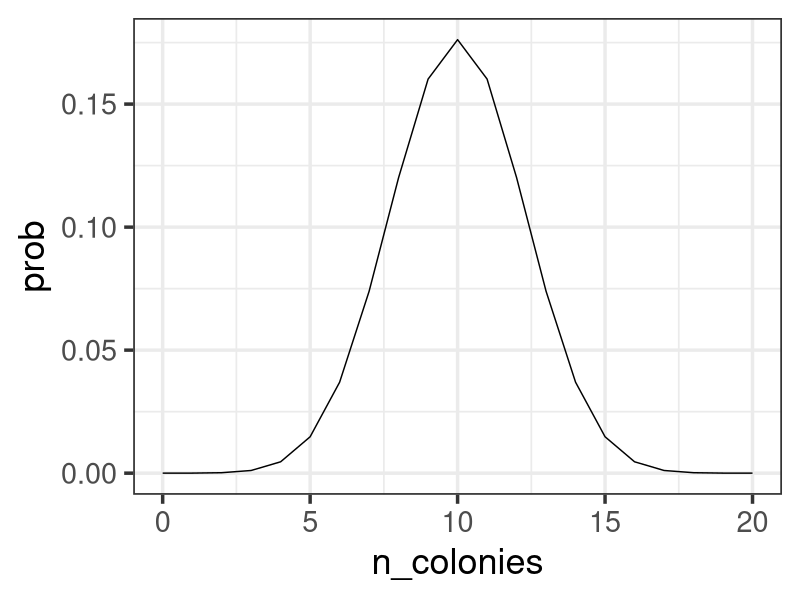
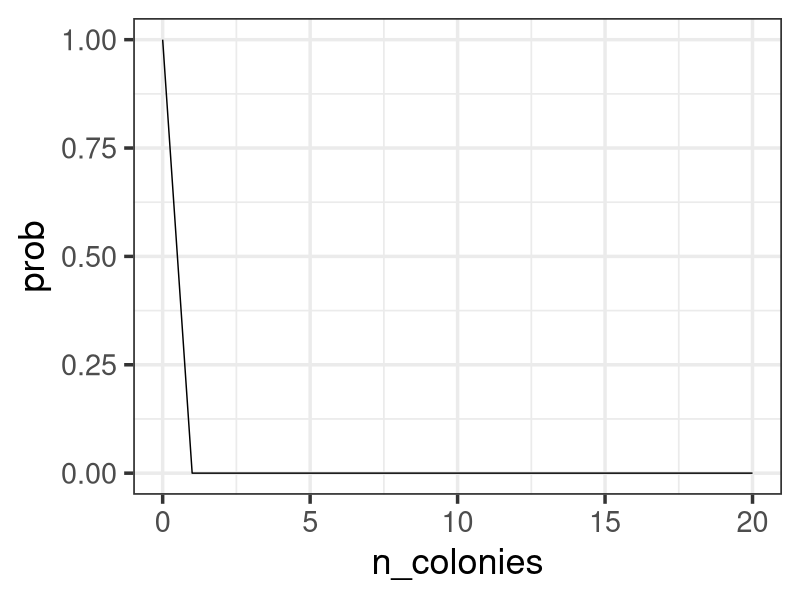
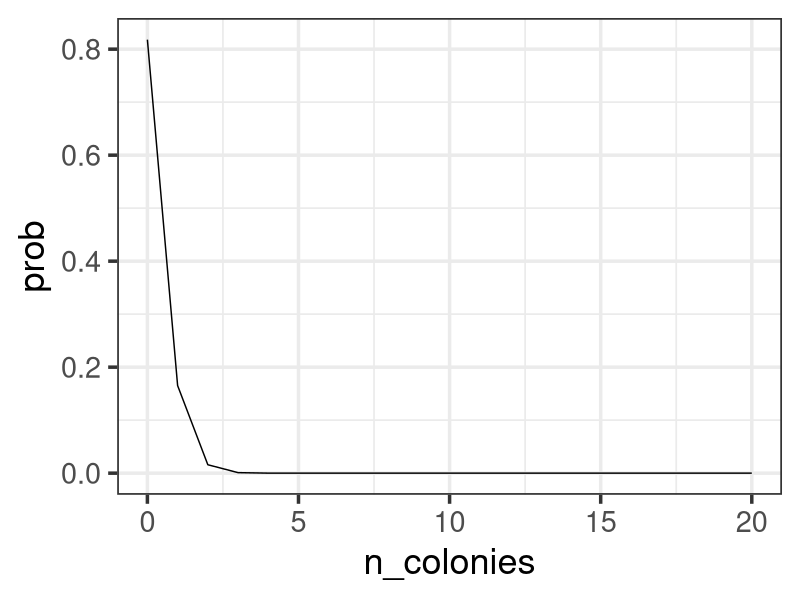
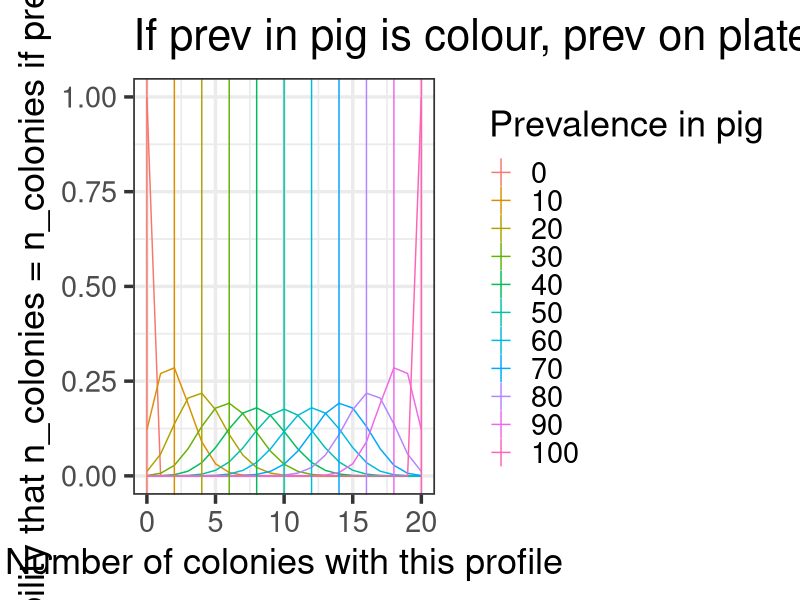
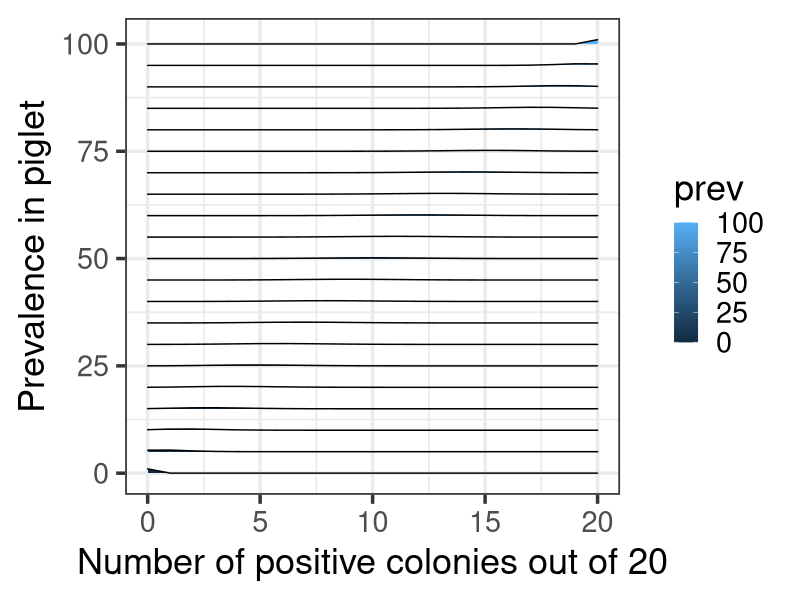
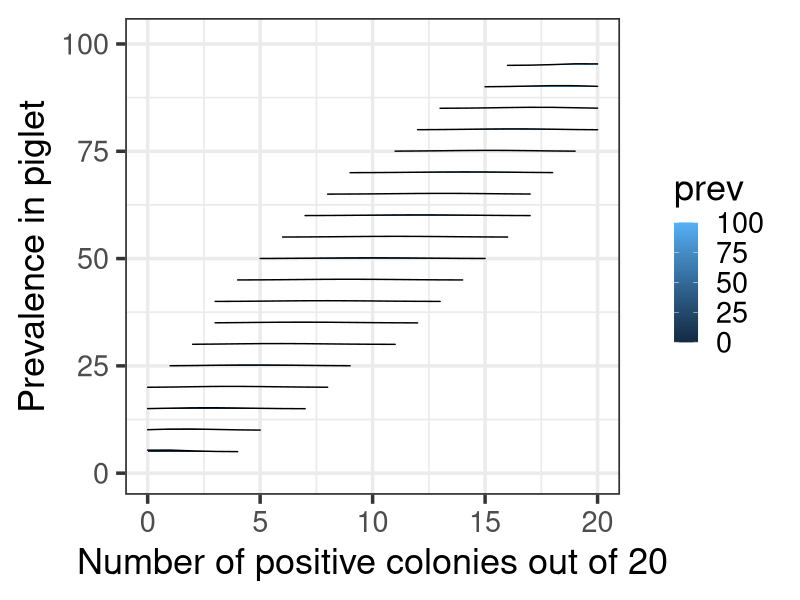
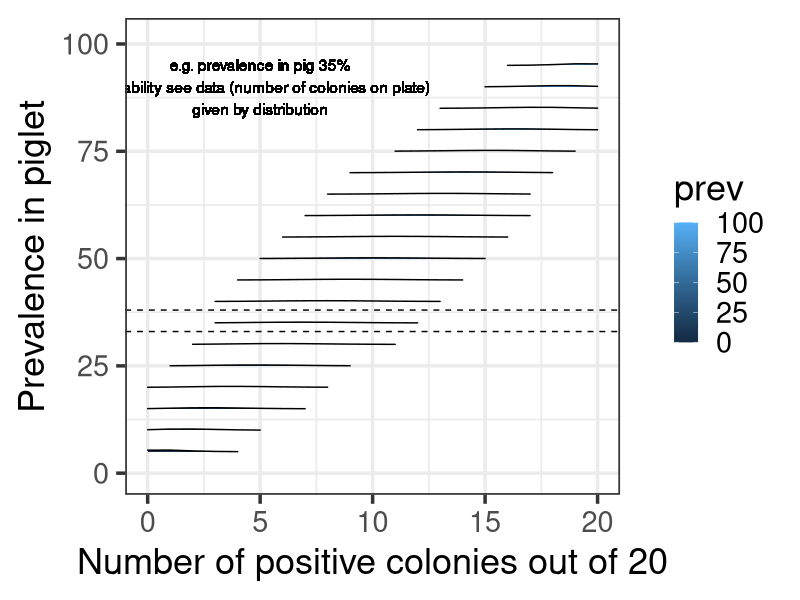
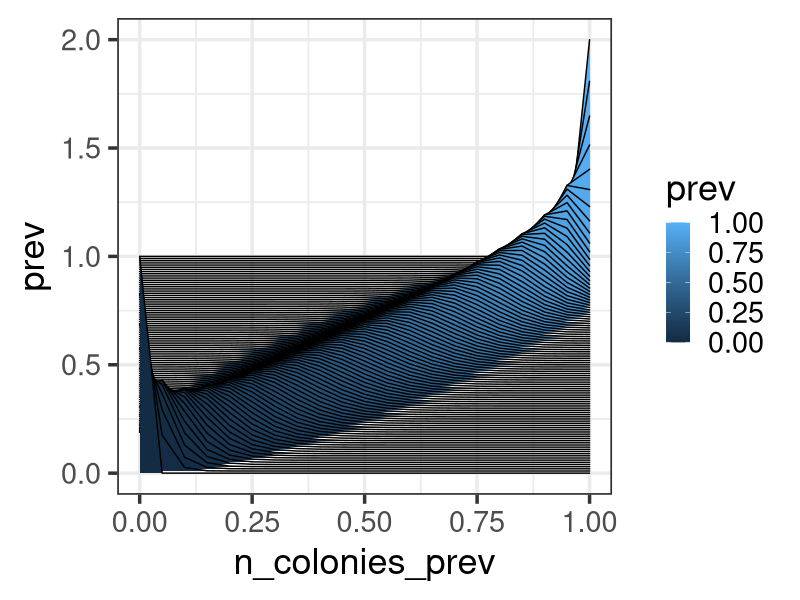

The R script that drew these images, in order: (Note: this script raises an error after producing the figures.)
##### Back calc prevalence

### Use combinatorics to work out the distribution of expected bugs given what observed

# needed libraries
library(ggridges) # for ridge plot
library(tidyverse)
theme_set(theme_ridges())
theme_set(theme_bw(base_size = 26))
library(zoo) # for interpolation

############################### If piglet has a prevalence of x, what is the probability of seeing 1/2/3...20 colonies on the plate? ####################################################################################################################

# A = profile name
# x = prevalence in pig
# c = prevalence on plate
# p = probability that prevalence in pig is x given c

# e.g. 
# c = 1/20 for A 
# what is the p(A at x% in pig AND 1/20 = A AND 19/20 not A)? 

pA = c()
for(j in 0:20){
  for(i in 0:100){
    
    # Given that A = x%, what's the probability that 1/20 = A and 19/20 not A? 
    pA = rbind(pA, c(i, j, choose(20, j) * ((i/100)^j) * ((100-i)/100)^(20-j)))
    
  }
}
pA <- as.data.frame(pA)
colnames(pA) <- c("prev","n_colonies","prob")
ggplot(pA %>% filter(prev == 50), aes(x=n_colonies, y = prob)) + geom_line()
ggplot(pA %>% filter(prev == 0), aes(x=n_colonies, y = prob)) + geom_line() # near edges higher chance get 0 than 1 but 1/20 = 0.05 so makes sense
ggplot(pA %>% filter(prev == 1), aes(x=n_colonies, y = prob)) + geom_line() # 80% chance 0 colonies if prevalence in pig is 1, 16% chance 1 colony, 1.58% chance 2 colonies...
# prev = Percentage of colonies with this profile in the pigs
# n_colonies = number of colonies with this profile out of 20
# prob = probability that n_colonies = n_colonies if prev = prev

pA %>% filter(prev == 1) %>% summarise(sum(prob)) # sum over a single prevalence = 1. 


############################### If have 1 colony, what is the prevalence in pig of this profile?  ####################################################################################################################

## ????? HARD especially at 0 colonies on plate => could be some in pig. Can't use the above method... 
#### WRONG BELOW
# # A = profile name
# # x = prevalence in pig
# # c = prevalence on plate
# # p = probability that prevalence in pig is x given c
# 
# # e.g. 
# # c = 1/20 for A 
# # what is the p(1/20 = A on plate AND A at x% in pig)? 
# 
# pA = c()
# for(j in 0:20){
#   for(i in 0:100){
#     
#     # Given that 1/20 = A,  what's the probability that x% = A and 1-x% =  not A? 
#     pA = rbind(pA, c(i, j, choose(100, i) * ((j/20)^i) * ((20-j)/20)^(100-i)))
#     
#   }
# }
# pA <- as.data.frame(pA)
# colnames(pA) <- c("prev","n_colonies","prob")
# ggplot(pA %>% filter(prev == 50), aes(x=n_colonies, y = prob)) + geom_line()
# ggplot(pA %>% filter(n_colonies == 0), aes(x=n_colonies, y = prob)) + geom_line() # near edges higher chance get 0 than 1 but 1/20 = 0.05 so makes sense
# ggplot(pA %>% filter(prev == 1), aes(x=n_colonies, y = prob)) + geom_line() # 80% chance 0 colonies if prevalence in pig is 1, 16% chance 1 colony, 1.58% chance 2 colonies...
# # prev = Percentage of colonies with this profile in the pigs
# # n_colonies = number of colonies with this profile out of 20
# # prob = probability that n_colonies = n_colonies if prev = prev


################################# Explore above data: if piglet has a prevalence of x, what is the probability of seeing 1/2/3...20 colonies on the plate? ################################################
#### Look at prevalence and see what prob this n colonies with this prev
pA <- pA %>% group_by(prev) %>% mutate(prob_this_n_colonies = prob/sum(prob)) %>% ungroup()


ggplot(pA %>% filter(prev %in% c(0,seq(0,100, by = 10))), aes(x = n_colonies, y = prob_this_n_colonies, group = prev)) + geom_line(aes(col=factor(prev))) + 
#  facet_wrap(~prev, scales = "free") +
  geom_vline(aes(xintercept = (prev/100)*20, col = factor(prev))) + 
  scale_x_continuous("Number of colonies with this profile") + 
  scale_color_discrete("Prevalence in pig") + 
  scale_y_continuous("Probability that n_colonies = n_colonies if prev = prev") + 
  ggtitle("If prev in pig is colour, prev on plate is x")
ggsave("plots/Probability_prev_col.pdf", width = 8)

##### Says:
#### if prevalence is x, what is the most likely number of positive colonies on a plate? = LIKELIHOOD
#### Probability get this data given this model output

# WRONG WAY
pA %>% filter(n_colonies == 5) %>% summarise(sum(prob)) # > 1
# ggplot(pA %>% select(prev, n_colonies, prob), 
#        aes(x = prev, y = n_colonies, group = n_colonies,height = prob)) + #geom_line(aes(group = n_colonies))
#   geom_ridgeline(aes(fill = n_colonies))  + 
#   scale_y_continuous("Number of positive colonies out of 20") + 
#   scale_x_continuous("Prevalence in piglet")
# ggsave("plots/ridge_plot.pdf")

#### PLOT correct
ggplot(pA %>% select(prev, n_colonies, prob) %>% filter(prev %in% seq(0,100,by = 5)), 
       aes(x = n_colonies, y = prev, group =prev,height = prob)) + #geom_line(aes(group = n_colonies))
  geom_ridgeline(aes(fill = prev))  + 
  scale_x_continuous("Number of positive colonies out of 20") + 
  scale_y_continuous("Prevalence in piglet")
ggsave("plots/ridge_plot.pdf")


ggplot(pA %>% select(prev, n_colonies, prob) %>% filter(prev %in% seq(0,100,by = 5), prob > 0.01), 
       aes(x = n_colonies, y = prev, group =prev,height = prob)) + #geom_line(aes(group = n_colonies))
  geom_ridgeline(aes(fill = prev))  + 
  scale_x_continuous("Number of positive colonies out of 20") + 
  scale_y_continuous("Prevalence in piglet") 
ggsave("plots/ridge_plot_0.01.pdf")

ggplot(pA %>% select(prev, n_colonies, prob) %>% filter(prev %in% seq(0,100,by = 5), prob > 0.01), 
       aes(x = n_colonies, y = prev, group =prev,height = prob)) + #geom_line(aes(group = n_colonies))
  geom_ridgeline(aes(fill = prev))  + 
  scale_x_continuous("Number of positive colonies out of 20") + 
  scale_y_continuous("Prevalence in piglet") + 
  geom_text(x=5, y=90, label= "e.g. prevalence in pig 35%\nprobability see data (number of colonies on plate)\ngiven by distribution") +  # NO! "e.g. 1/20 = this profile (y axis), \nv unlikely prevalence in piglet of 25% (x-axis)\nbut likely that 3-8% do (dashed lines)") 
  geom_hline(yintercept = c(33,38), linetype = "dashed")
ggsave("plots/ridge_plot_0.01.pdf")

### Save
pA$prev <- pA$prev / 100
pA$n_colonies_prev <- pA$n_colonies/20
pA <- pA %>% select(prev, prob, n_colonies_prev)

ggplot(pA, aes(x = n_colonies_prev, y = prev, group = prev,height = prob)) + #geom_line(aes(group = n_colonies))
  geom_ridgeline(aes(fill = prev)) ## WEIRD!!

### Interpolate: for each prevalence, need to fill in probability for each n_colonies_prev
pA_interp <- pA %>%
  group_by(prev) %>%
  arrange(prev, n_colonies_prev) %>%
  complete(n_colonies_prev = seq(0, 1, len = 10001)) %>%
  mutate(prob_all_t = na.approx(prob)) %>% # Need to divide by new total - no longer just a bar at say n_colonies = 0.1, but now have a bit of that at 0.09, 0.95 etc
  mutate(total = sum(prob_all_t), 
         prob_all = prob_all_t/total) %>% 
  select(-c(prob, prob_all_t)) # remove non interpolated

## check prob = 1
pA_interp %>% filter(prev == 0.53) %>% summarise(sum(prob_all))

write.csv(pA_interp, "data/seen_predicted.csv")






####### BELOW WRONG WAY TO THINK ABOUT IT

## if find 1 positive colony then probably X wrong way to think of it: if prev is something, this is most likely number of colonies on the plate with this profile
pA %>% filter(n_colonies == 1) %>% mutate(max = max(prob), equalmax = ifelse(prob == max, 1, 0)) %>% filter(equalmax == 1)
# a prevalence of 5%, makes sense as 1/20 = 5%

# ## if find 0 positive colony then probably
# pA %>% filter(n_colonies == 0) %>% mutate(max = max(prob), equalmax = ifelse(prob == max, 1, 0)) %>% filter(equalmax == 1)
# # a prevalence of 0
# pA %>% filter(n_colonies == 0) # but some variation -> 
# 
# ## if find 6  positive colonies then probably
# pA %>% filter(n_colonies == 6) %>% mutate(max = max(prob), equalmax = ifelse(prob == max, 1, 0)) %>% filter(equalmax == 1)
# # a prevalence of 30






#### OLD

# ##### (1) ######
# ##### Now flip: instead say, if see this many colonies - what is the probability of that prevalence?WRONG
# seen_predicted = pA %>% group_by(n_colonies) %>% mutate(max = max(prob), equalmax = ifelse(prob == max, 1, 0), n_cols_prev = 100*n_colonies / 20) 
# 
# # Check maximum probability matches prevalence of underlying - this is the most likely thing to count
# ggplot(seen_predicted %>% 
#          filter(equalmax == 1) %>% dplyr::select(n_colonies, n_cols_prev, prev)
#        , aes(x=n_cols_prev, y = prev)) + geom_point() + 
#   geom_line(data = as.data.frame(cbind(x = c(0:100), y = c(0:100))), aes(x=x, y = y)) + 
#   scale_x_continuous("Prevalence predicted by proportion of 20 that are this profile") + 
#   scale_y_continuous("Prevalence in pig population") + 
#   ggtitle("Filtered on max probability") + 
#   geom_text(x=30, y=90, label="e.g. 4/20 = 25% of colonies have this profile (x-axis):\nimplies 25% prevalence in pig (y axis)")
# 
# 
# 
# # Not so good as stages on y axis >> 1 so can't see the distribution so well
# ggplot(seen_predicted %>% select(prev, n_colonies, prob)%>% filter(prob > 0.01), 
#        aes(x = prev, y = 100*n_colonies/20, group = n_colonies,height = prob)) + #geom_line(aes(group = n_colonies))
#   geom_ridgeline(aes(fill = n_colonies))  + 
#   scale_y_continuous("Prevalence in sample") + 
#   scale_x_continuous("Prevalence in piglet")
# ggsave("plots/ridge_plot_0.01_asperc.pdf")
# 
# ## For single number of colonies out of 20
# ncol = 16 # how many with this profile? 
# seen_predicted %>% filter(n_colonies == ncol) %>% ggplot(aes(x=prev, y = prob_this_n_colonies)) + 
#   geom_line() + geom_vline(xintercept = 100 *ncol / 20, linetype = "dashed")  + 
#   scale_y_continuous("Probablility this many colonies with the profile, given prevalence in piglet") + 
#   scale_x_continuous("Prevalence in piglet")
# ggsave("plots/16col_pos_prob.pdf")
# 
# write.csv(seen_predicted, "seen_predicted.csv")
# 
# ###### (2) 
# # Need to change around: if prevalence in pig is x what is the chance that see y on plate? 
# 
# #p (A = x% AND 1/20 = A AND 19/20 not A)
# pA = c()
# 
# for(i in 0:20){
#   for(j in 0:100){
#     
#     # Given that A = x%, what's the probability that 1/20 = A and 19/20 not A? 
#     # Given that 1/20 = A on plate, what's the probability that x% = A and 1-x not A?
#     # Have to calculate combinatorics??!? 
#     pA = rbind(pA, c(i, j, choose(100, j) * ((i/20)^j) * ((20-i)/20)^(100-j)))
#     
#   }
# }
# pA <- as.data.frame(pA)
# colnames(pA) <- c("n_colonies","prev","prob")
# ggplot(pA %>% filter(prev == 20), aes(x=n_colonies, y = prob)) + geom_line() # more spiky than other pA as only limited number can be positive out of 20 colonies
# # prev = Percentage of colonies with this profile in the pigs
# # n_colonies = number of colonies with this profile out of 20
# # prob = probability that prev = prev if n_colonies = n_colonies
# 
# ### Note now that
# pA %>% filter(prev == 2) %>% summarise(sum(prob)) # < 1
# pA %>% filter(n_colonies == 2) %>% summarise(sum(prob)) # this is 1/ If n colonies is 2, distributino of prevalence
# ggplot(pA %>% filter(n_colonies == 2), aes(x=prev, y = prob)) + geom_line() # this distribution 
# 
# theme_set(theme_bw(base_size = 26))
# ggplot(pA %>% filter(prev %in% c(0,seq(0,100, by = 5))), aes(x = n_colonies, y = prob_this_prevalence, group = prev)) + geom_line(aes(col=factor(prev))) + 
#   #  facet_wrap(~prev, scales = "free") +
#   geom_vline(aes(xintercept = (prev/100)*20, col = factor(prev))) + 
#   scale_x_continuous("Number of colonies with this profile") + 
#   scale_color_discrete("Prevalence in pig") + 
#   scale_y_continuous("Probability that  prev = prev if n_colonies = n_colonies") + 
#   ggtitle("if number of colonies with this profile is x, what is the most likely prevalence in the pig?")
# ggsave("plots/Probability_prev_col.pdf", width = 8)

